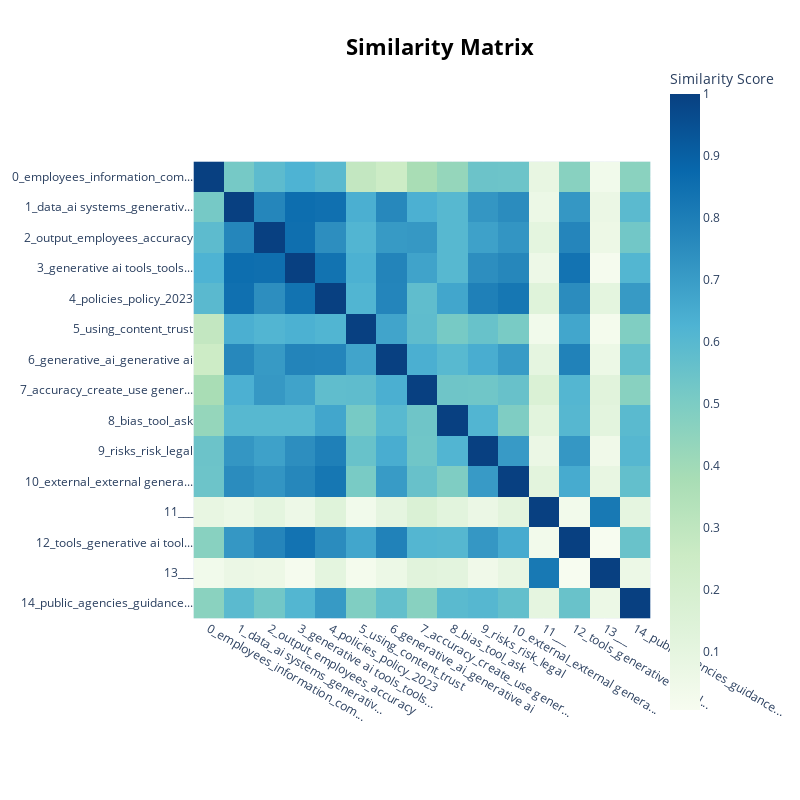

The cell this chart's notebook holds for it:
### Code cell
# Topic similarity
topic_model.visualize_heatmap()

### Figure 1 — Plotly figure (JSON) as saved in the notebook; plotly's stock layout.template omitted (floating-point values rounded to 4 significant figures; data arrays with more than 128 entries replaced by an {"elided": "..."} marker saying what was removed)
{"data": [{"coloraxis": "coloraxis", "hovertemplate": "x: %{x}<br>y: %{y}<br>Similarity Score: %{z}<extra></extra>", "name": "0", "type": "heatmap", "x": ["0_employees_information_com...", "1_data_ai systems_generativ...", "2_output_employees_accuracy", "3_generative ai tools_tools...", "4_policies_policy_2023", "5_using_content_trust", "6_generative_ai_generative ai", "7_accuracy_create_use gener...", "8_bias_tool_ask", "9_risks_risk_legal", "10_external_external genera...", "11___", "12_tools_generative ai tool...", "13___", "14_public_agencies_guidance..."], "xaxis": "x", "y": ["0_employees_information_com...", "1_data_ai systems_generativ...", "2_output_employees_accuracy", "3_generative ai tools_tools...", "4_policies_policy_2023", "5_using_content_trust", "6_generative_ai_generative ai", "7_accuracy_create_use gener...", "8_bias_tool_ask", "9_risks_risk_legal", "10_external_external genera...", "11___", "12_tools_generative ai tool...", "13___", "14_public_agencies_guidance..."], "yaxis": "y", "z": {"elided": "15x15 float values"}}], "layout": {"coloraxis": {"colorbar": {"title": {"text": "Similarity Score"}}, "colorscale": [[0, "rgb(247,252,240)"], [0.125, "rgb(224,243,219)"], [0.25, "rgb(204,235,197)"], [0.375, "rgb(168,221,181)"], [0.5, "rgb(123,204,196)"], [0.625, "rgb(78,179,211)"], [0.75, "rgb(43,140,190)"], [0.875, "rgb(8,104,172)"], [1, "rgb(8,64,129)"]]}, "height": 800, "hoverlabel": {"bgcolor": "white", "font": {"family": "Rockwell", "size": 16}}, "legend": {"title": {"text": "Trend"}}, "margin": {"t": 60}, "showlegend": true, "title": {"font": {"color": "Black", "size": 22}, "text": "<b>Similarity Matrix</b>", "x": 0.55, "xanchor": "center", "y": 0.95, "yanchor": "top"}, "width": 800, "xaxis": {"anchor": "y", "constrain": "domain", "domain": [0, 1], "scaleanchor": "y"}, "yaxis": {"anchor": "x", "autorange": "reversed", "constrain": "domain", "domain": [0, 1]}}}
